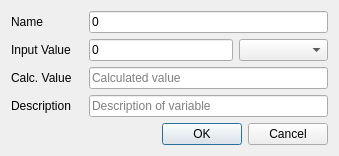
<?xml version="1.0" encoding="UTF-8"?>
<ui version="4.0">
 <class>FormEditVariable</class>
 <widget class="QDialog" name="FormEditVariable">
  <property name="windowModality">
   <enum>Qt::WindowModal</enum>
  </property>
  <property name="geometry">
   <rect>
    <x>0</x>
    <y>0</y>
    <width>339</width>
    <height>150</height>
   </rect>
  </property>
  <property name="sizePolicy">
   <sizepolicy hsizetype="Preferred" vsizetype="Expanding">
    <horstretch>0</horstretch>
    <verstretch>0</verstretch>
   </sizepolicy>
  </property>
  <property name="windowTitle">
   <string>Add Variable</string>
  </property>
  <layout class="QGridLayout" name="gridLayout">
   <item row="0" column="0">
    <widget class="QLabel" name="label">
     <property name="text">
      <string>Name</string>
     </property>
     <property name="buddy">
      <cstring>m_txtName</cstring>
     </property>
    </widget>
   </item>
   <item row="1" column="0">
    <widget class="QLabel" name="label_3">
     <property name="text">
      <string>Input Value</string>
     </property>
     <property name="buddy">
      <cstring>m_cmbType</cstring>
     </property>
    </widget>
   </item>
   <item row="2" column="0">
    <widget class="QLabel" name="label_4">
     <property name="text">
      <string>Calc. Value</string>
     </property>
    </widget>
   </item>
   <item row="3" column="0">
    <widget class="QLabel" name="label_2">
     <property name="text">
      <string>Description</string>
     </property>
     <property name="buddy">
      <cstring>m_txtDescription</cstring>
     </property>
    </widget>
   </item>
   <item row="2" column="1" colspan="3">
    <widget class="LineEdit" name="m_txtCalculatedValue">
     <property name="enabled">
      <bool>true</bool>
     </property>
     <property name="readOnly">
      <bool>true</bool>
     </property>
     <property name="placeholderText">
      <string>Calculated value</string>
     </property>
    </widget>
   </item>
   <item row="0" column="1" colspan="3">
    <widget class="MarkedLineEdit" name="m_txtName">
     <property name="sizePolicy">
      <sizepolicy hsizetype="Expanding" vsizetype="Maximum">
       <horstretch>0</horstretch>
       <verstretch>0</verstretch>
      </sizepolicy>
     </property>
     <property name="text">
      <string>0</string>
     </property>
     <property name="placeholderText">
      <string>Name of variable</string>
     </property>
    </widget>
   </item>
   <item row="1" column="3">
    <widget class="QComboBox" name="m_cmbType">
     <property name="toolTip">
      <string>Select type of variable.</string>
     </property>
     <property name="currentText">
      <string notr="true"/>
     </property>
     <property name="currentIndex">
      <number>-1</number>
     </property>
     <property name="sizeAdjustPolicy">
      <enum>QComboBox::AdjustToContents</enum>
     </property>
     <item>
      <property name="text">
       <string>INTEGER</string>
      </property>
     </item>
     <item>
      <property name="text">
       <string>FLOAT</string>
      </property>
     </item>
     <item>
      <property name="text">
       <string>BOOLEAN</string>
      </property>
     </item>
     <item>
      <property name="text">
       <string>STRING</string>
      </property>
     </item>
     <item>
      <property name="text">
       <string>COMPLEX</string>
      </property>
     </item>
     <item>
      <property name="text">
       <string>VOID</string>
      </property>
     </item>
    </widget>
   </item>
   <item row="1" column="1" colspan="2">
    <widget class="MarkedLineEdit" name="m_txtValue">
     <property name="text">
      <string>0</string>
     </property>
     <property name="placeholderText">
      <string>Input value here</string>
     </property>
    </widget>
   </item>
   <item row="3" column="1" colspan="3">
    <widget class="LineEdit" name="m_txtDescription">
     <property name="placeholderText">
      <string>Description of variable</string>
     </property>
    </widget>
   </item>
   <item row="5" column="0" colspan="4">
    <widget class="QDialogButtonBox" name="m_btnBox">
     <property name="enabled">
      <bool>true</bool>
     </property>
     <property name="orientation">
      <enum>Qt::Horizontal</enum>
     </property>
     <property name="standardButtons">
      <set>QDialogButtonBox::Cancel|QDialogButtonBox::Ok</set>
     </property>
    </widget>
   </item>
   <item row="4" column="0" colspan="4">
    <spacer name="verticalSpacer">
     <property name="orientation">
      <enum>Qt::Vertical</enum>
     </property>
     <property name="sizeHint" stdset="0">
      <size>
       <width>20</width>
       <height>40</height>
      </size>
     </property>
    </spacer>
   </item>
  </layout>
 </widget>
 <customwidgets>
  <customwidget>
   <class>LineEdit</class>
   <extends>QLineEdit</extends>
   <header>lineedit.h</header>
  </customwidget>
  <customwidget>
   <class>MarkedLineEdit</class>
   <extends>QLineEdit</extends>
   <header>markedlineedit.h</header>
  </customwidget>
 </customwidgets>
 <tabstops>
  <tabstop>m_txtName</tabstop>
  <tabstop>m_txtValue</tabstop>
  <tabstop>m_txtDescription</tabstop>
  <tabstop>m_btnBox</tabstop>
 </tabstops>
 <resources/>
 <connections>
  <connection>
   <sender>m_btnBox</sender>
   <signal>rejected()</signal>
   <receiver>FormEditVariable</receiver>
   <slot>reject()</slot>
   <hints>
    <hint type="sourcelabel">
     <x>316</x>
     <y>260</y>
    </hint>
    <hint type="destinationlabel">
     <x>286</x>
     <y>274</y>
    </hint>
   </hints>
  </connection>
 </connections>
</ui>
